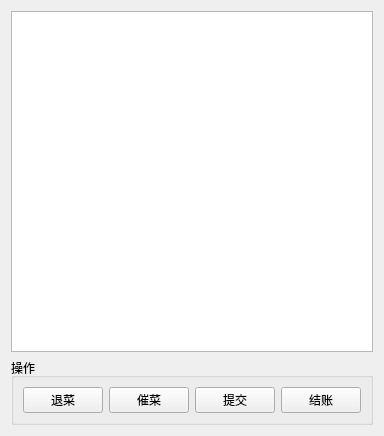
<?xml version="1.0" encoding="UTF-8"?>
<ui version="4.0">
 <class>OrderListWidget</class>
 <widget class="QWidget" name="OrderListWidget">
  <property name="geometry">
   <rect>
    <x>0</x>
    <y>0</y>
    <width>356</width>
    <height>436</height>
   </rect>
  </property>
  <property name="windowTitle">
   <string>Form</string>
  </property>
  <layout class="QVBoxLayout" name="verticalLayout">
   <item>
    <widget class="QTableView" name="tableView">
     <property name="frameShadow">
      <enum>QFrame::Plain</enum>
     </property>
    </widget>
   </item>
   <item>
    <widget class="QGroupBox" name="groupBox">
     <property name="title">
      <string>操作</string>
     </property>
     <layout class="QHBoxLayout" name="horizontalLayout">
      <item>
       <widget class="QPushButton" name="pbn_backMenu">
        <property name="text">
         <string>退菜</string>
        </property>
       </widget>
      </item>
      <item>
       <widget class="QPushButton" name="pbn_hurryMenu">
        <property name="text">
         <string>催菜</string>
        </property>
       </widget>
      </item>
      <item>
       <widget class="QPushButton" name="pbnOk">
        <property name="text">
         <string>提交</string>
        </property>
       </widget>
      </item>
      <item>
       <widget class="QPushButton" name="pbn_accounts">
        <property name="text">
         <string>结账</string>
        </property>
       </widget>
      </item>
     </layout>
    </widget>
   </item>
  </layout>
 </widget>
 <resources/>
 <connections/>
</ui>
